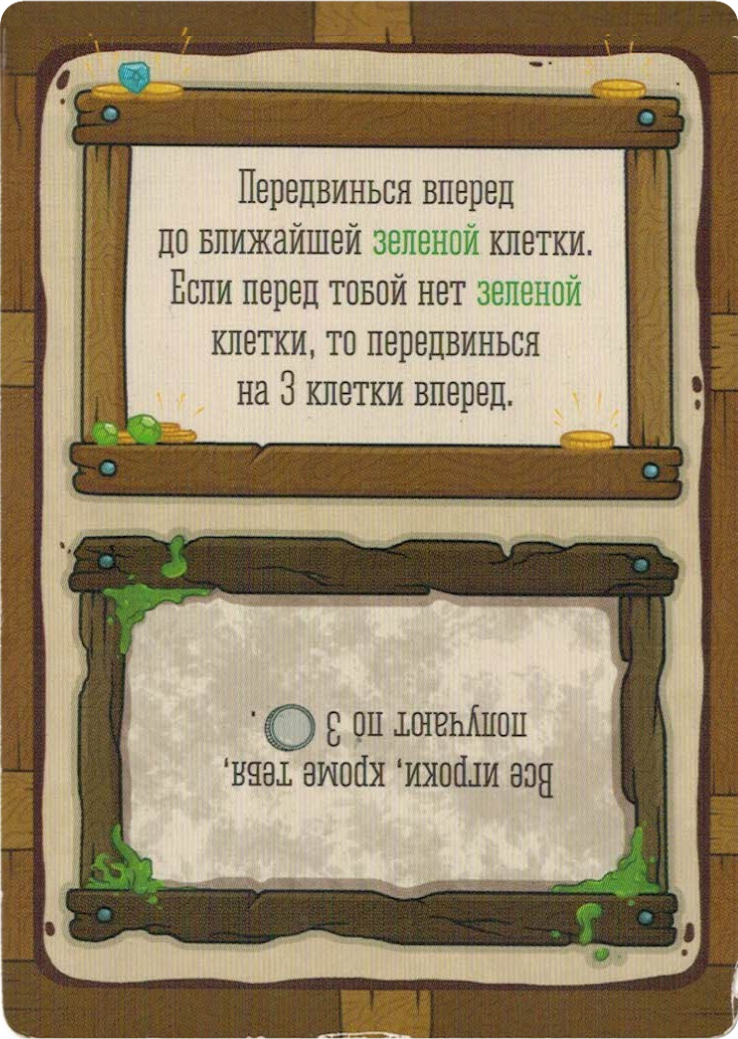
#> input picture assets/event_cards/good/1.png, 738 x 1039 px; its folder holds only this picture in this run
$ python stupid.py
#> lines starting #> are read from the running program, lines starting #| are printed output that depends on the picture
from PIL import Image

for i in range(1, 19):
    img = Image.open(f'../assets/event_cards/good/{i}.png')
#> img is the input picture: PIL image 738x1039 RGBA; mean R, G, B, A 152.6, 135.5, 106.2, 254.4
    img.rotate(180).save(f'../assets/event_cards/bad/{i}.png')
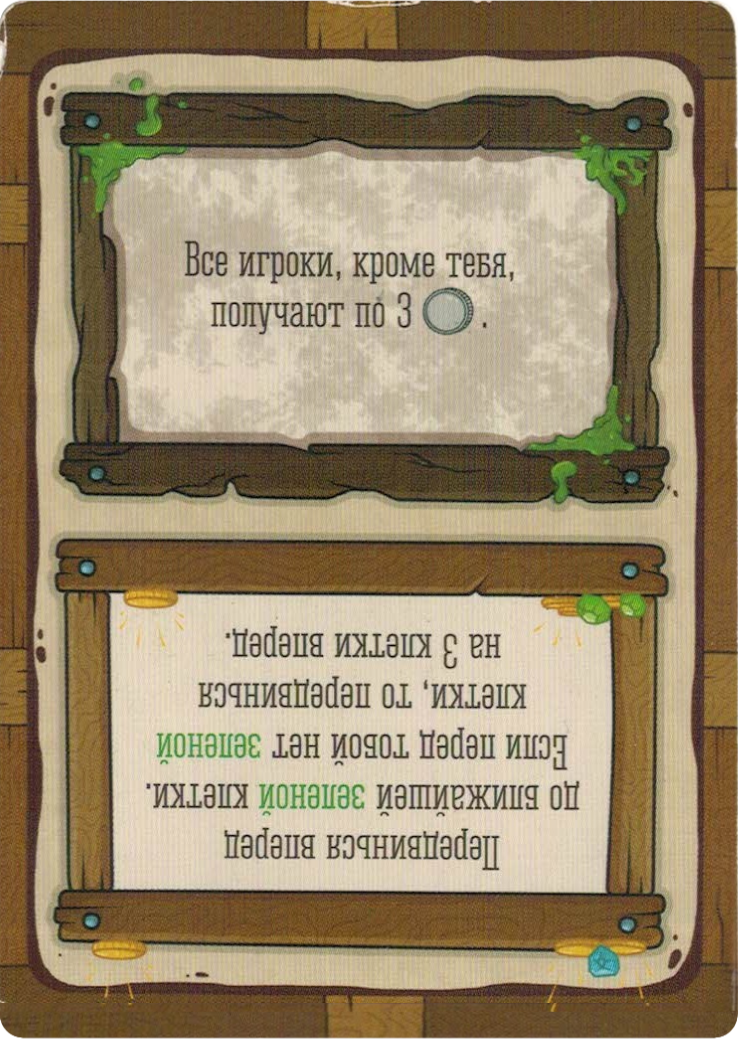
#> saved as 1.png: PIL image 738x1039 RGBA; mean R, G, B, A 152.6, 135.5, 106.2, 254.4; transparent parts drawn white
#> (the run stopped early here; a loop or call above may not have finished)
